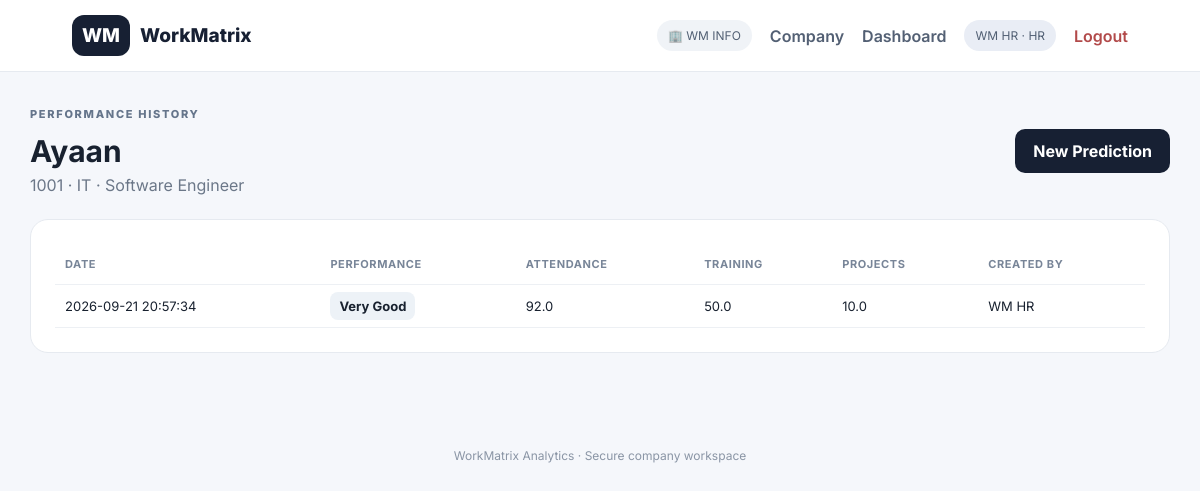
Page /history/1001 (signed in) on the committed database.
### tables this page shows
CREATE TABLE companies(
        id INTEGER PRIMARY KEY AUTOINCREMENT,
        name TEXT UNIQUE NOT NULL,
        created_at TEXT NOT NULL);

CREATE TABLE employees(
        id INTEGER PRIMARY KEY AUTOINCREMENT, employee_id TEXT,
        name TEXT, age REAL, years_experience REAL, department TEXT,
        job_role TEXT, created_by TEXT, created_at TEXT, company_id INTEGER);

CREATE TABLE predictions(
        id INTEGER PRIMARY KEY AUTOINCREMENT, employee_id TEXT,
        attendance_rate REAL, training_hours REAL, overtime_hours REAL,
        projects_completed REAL, satisfaction_score REAL, work_life_balance REAL,
        salary REAL, experience_per_age REAL, attendance_training REAL,
        salary_per_experience REAL, prediction TEXT, created_by TEXT,
        created_at TEXT, company_id INTEGER);

### app.py (the view)
@app.route("/history/<employee_id>")
@required()
def history(employee_id):
    emp = get_employee_for_access(employee_id)
    if not emp: flash("Employee not found or access denied.", "error"); return redirect(url_for("dashboard"))
    c = db()
    rows = execute(c, """SELECT * FROM predictions WHERE employee_id=? AND company_id=?
                      AND (?='admin' OR created_by=?) ORDER BY id DESC""",
                   (employee_id, session["company_id"], session["role"], session["user"])).fetchall()
    c.close()
    return render_template("history.html", employee=emp, predictions=rows)

### app.py (called while the page is built)
def is_postgres():
    return bool(os.environ.get("DATABASE_URL"))

def execute(c, query, params=()):
    if is_postgres():
        return c.execute(query.replace("?", "%s"), params)
    return c.execute(query, params)

def db():
    if is_postgres():
        conn = psycopg2.connect(os.environ["DATABASE_URL"], sslmode="require")
        conn.cursor_factory = RealDictCursor
        return conn
    c = sqlite3.connect(DB, timeout=30, check_same_thread=False)
    c.row_factory = sqlite3.Row
    c.execute("PRAGMA busy_timeout=30000")
    c.execute("PRAGMA journal_mode=WAL")
    c.execute("PRAGMA synchronous=NORMAL")
    return c

def required(role=None):
    def deco(fn):
        @wraps(fn)
        def wrapper(*a, **kw):
            if "user_id" not in session:
                return redirect(url_for("login"))
            if role and session.get("role") != role:
                flash("Access denied.", "error")
                return redirect(url_for("dashboard"))
            return fn(*a, **kw)
        return wrapper
    return deco

def current_user():
    c = db()
    u = c.execute("""SELECT u.*,c.name company_name FROM users u
                   JOIN companies c ON c.id=u.company_id WHERE u.id=?""",
                  (session["user_id"],)).fetchone()
    c.close()
    return u

@app.context_processor
def inject_global():
    return {"current_user_obj": current_user() if "user_id" in session else None}

def get_employee_for_access(employee_id):
    c = db()
    if session["role"] == "admin":
        emp = execute(c, "SELECT * FROM employees WHERE employee_id=? AND company_id=?",
                      (employee_id, session["company_id"])).fetchone()
    else:
        emp = execute(c, """SELECT * FROM employees WHERE employee_id=? AND company_id=?
                         AND created_by=?""", (employee_id, session["company_id"], session["user"])).fetchone()
    c.close(); return emp

### templates/history.html
{% extends "base.html" %}{% block content %}<header class="page-head"><div><div class="eyebrow">PERFORMANCE HISTORY</div><h1>{{employee.name}}</h1><p>{{employee.employee_id}} · {{employee.department}} · {{employee.job_role}}</p></div>{% if session.role=="hr" %}<a class="button" href="{{url_for('predict',employee_id=employee.employee_id)}}">New Prediction</a>{% endif %}</header><section><table><tr><th>Date</th><th>Performance</th><th>Attendance</th><th>Training</th><th>Projects</th><th>Created By</th></tr>{% for p in predictions %}<tr><td>{{p.created_at}}</td><td><span class="badge">{{p.prediction}}</span></td><td>{{p.attendance_rate}}</td><td>{{p.training_hours}}</td><td>{{p.projects_completed}}</td><td>{{p.created_by}}</td></tr>{% else %}<tr><td colspan="6">No history.</td></tr>{% endfor %}</table></section>{% endblock %}

### templates/base.html (shortened to what this page needs)
<!doctype html><html lang="en"><head><link rel="stylesheet" href="{{url_for('static',filename='style.css')}}"></head><body>
<nav><a class="brand" href="{{url_for('home')}}"><span>WM</span> WorkMatrix</a>{% if session.get('user_id') %}<div class="nav-right"><span class="company-pill">🏢 {{current_user_obj.company_name}}</span><a href="{{url_for('company_profile')}}">Company</a><a href="{{url_for('dashboard')}}">Dashboard</a><span class="user-pill">{{session.user}} · {{session.role|upper}}</span><a class="logout" href="{{url_for('logout')}}">Logout</a></div>{% else %}<div class="nav-right"><a href="{{url_for('login')}}">Login</a><a class="nav-cta" href="{{url_for('signup')}}">Sign Up</a></div>{% endif %}</nav>
<main>{% block content %}{% endblock %}</main><footer>WorkMatrix Analytics · Secure company workspace</footer></body></html>

### static/style.css (style rules this page uses)
* { box-sizing:border-box }
body { margin:0;font-family:Inter,system-ui,sans-serif;background:#f5f7fb;color:#18212f }
nav { height:72px;background:#fff;border-bottom:1px solid #e6eaf0;display:flex;align-items:center;justify-content:space-between;padding:0 6%;position:sticky;top:0;z-index:5 }
.brand { font-weight:800;color:#172033;text-decoration:none;font-size:19px;display:flex;gap:10px;align-items:center }
.brand span,.auth-brand { background:#172033;color:#fff;border-radius:12px;padding:9px 10px;font-weight:800 }
.nav-right { display:flex;gap:18px;align-items:center }
.nav-right a { color:#536074;text-decoration:none;font-weight:600 }
.nav-cta,.button { background:#172033!important;color:white!important;border-radius:10px;padding:12px 18px;text-decoration:none;border:0;font-weight:700;display:inline-block }
.logout { color:#b24a4a!important }
.company-pill,.user-pill { font-size:12px;background:#f0f3f7;padding:8px 11px;border-radius:999px;color:#526074 }
.user-pill { background:#e9edf5 }
main { max-width:1180px;margin:auto;padding:35px 20px 70px }
.eyebrow { font-size:11px;font-weight:800;letter-spacing:1.7px;color:#65758b;margin-bottom:12px }
.feature-grid article,.cards>div,.profile-strip,.formbox,.people-panel,.person-card,section { background:#fff;border:1px solid #e6eaf0;border-radius:18px;padding:24px }
.page-head,header { display:flex;justify-content:space-between;gap:20px;align-items:center;margin-bottom:24px }
.page-head h1,header h1 { margin:0 0 6px;font-size:30px }
.page-head p,header p { margin:0;color:#6b7788 }
section { margin-top:20px }
table { width:100%;border-collapse:collapse;font-size:13px }
th,td { text-align:left;padding:13px 10px;border-bottom:1px solid #edf0f4 }
th { font-size:11px;text-transform:uppercase;letter-spacing:.6px;color:#788598 }
.badge { background:#edf2f7;padding:6px 9px;border-radius:8px;font-weight:700 }
footer { text-align:center;color:#8a95a5;padding:25px;font-size:12px }

### rows in the picture
companies: company_name "WM INFO"
employees: name "Ayaan", employee_id "1001", department "IT", job_role "Software Engineer"
predictions: created_at "2026-09-21 20:57:34", prediction "Very Good", attendance_rate "92.0", training_hours "50.0", projects_completed "10.0", created_by "WM HR"

### other values in the picture
{{ session.user }} "WM HR"
{{ session.role|upper }} "HR"
